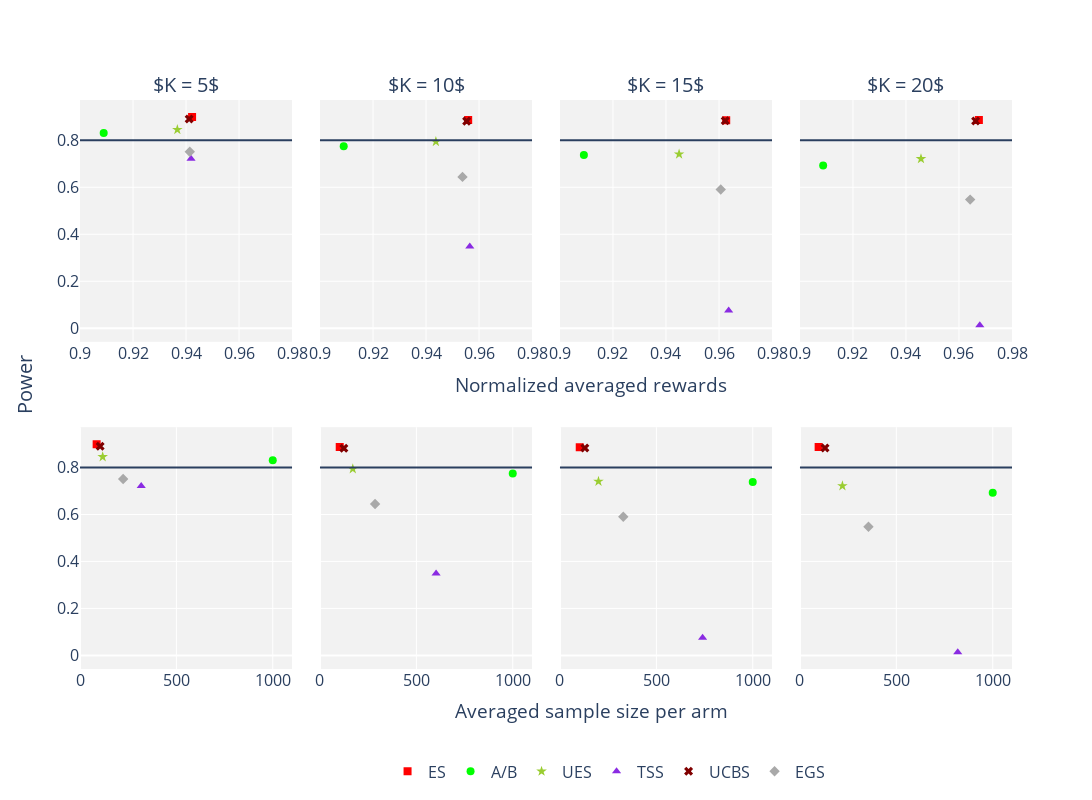

Write notebook code for a chart like this one.
### Code cell
df = pd.read_csv("res_sim_gauss_var_numarm.csv")
idx2key = {
    "0": r"$K = 5$",
    "1": r"$K = 10$",
    "2": r"$K = 15$",
    "3": r"$K = 20$",
}
algos = ["ES", "A/B", "UES", "TSS", "UCBS", "EGS"]
key2data = get_key2data(df, idx2key)
print(key2data)
fig = sd_return_fig(algos, key2data, 11, False, [[0.90, 0.98], [0, 1100]], 8)
fig.add_annotation(dict(
    font=dict(size=19),
    x=0.4,
    y=0.5,
    showarrow=False,
    text="Normalized averaged rewards",
    xanchor="left",
    xref="paper",
    yref="paper",
))
fig.add_annotation(dict(
    font=dict(size=19),
    x=0.4,
    y=-0.1,
    showarrow=False,
    text="Averaged sample size per arm",
    xanchor="left",
    xref="paper",
    yref="paper",
))

# print(fig.layout)
fig.show()
plotly.io.write_image(fig, 'sim_gauss_var_numarm.pdf', format='pdf')

### Figure 1 — Plotly figure (JSON) as saved in the notebook; plotly's stock layout.template omitted (floating-point values rounded to 4 significant figures)
{"data": [{"legendgroup": "ES", "marker": {"color": ["red"], "size": 8, "symbol": ["square"]}, "mode": "markers", "name": "ES", "orientation": "h", "showlegend": true, "type": "scatter", "x": [0.9423], "xaxis": "x", "y": [0.899], "yaxis": "y"}, {"legendgroup": "ES", "marker": {"color": ["red"], "size": 8, "symbol": ["square"]}, "mode": "markers", "name": "ES", "orientation": "h", "showlegend": false, "type": "scatter", "x": [86.4], "xaxis": "x5", "y": [0.899], "yaxis": "y5"}, {"legendgroup": "A/B", "marker": {"color": ["lime"], "size": 8, "symbol": ["circle"]}, "mode": "markers", "name": "A/B", "orientation": "h", "showlegend": true, "type": "scatter", "x": [0.9089], "xaxis": "x", "y": [0.8308], "yaxis": "y"}, {"legendgroup": "A/B", "marker": {"color": ["lime"], "size": 8, "symbol": ["circle"]}, "mode": "markers", "name": "A/B", "orientation": "h", "showlegend": false, "type": "scatter", "x": [1000], "xaxis": "x5", "y": [0.8308], "yaxis": "y5"}, {"legendgroup": "UES", "marker": {"color": ["yellowgreen"], "size": 8, "symbol": ["star"]}, "mode": "markers", "name": "UES", "orientation": "h", "showlegend": true, "type": "scatter", "x": [0.9367], "xaxis": "x", "y": [0.8454], "yaxis": "y"}, {"legendgroup": "UES", "marker": {"color": ["yellowgreen"], "size": 8, "symbol": ["star"]}, "mode": "markers", "name": "UES", "orientation": "h", "showlegend": false, "type": "scatter", "x": [117.6], "xaxis": "x5", "y": [0.8454], "yaxis": "y5"}, {"legendgroup": "TSS", "marker": {"color": ["blueviolet"], "size": 8, "symbol": ["triangle-up"]}, "mode": "markers", "name": "TSS", "orientation": "h", "showlegend": true, "type": "scatter", "x": [0.9419], "xaxis": "x", "y": [0.7214], "yaxis": "y"}, {"legendgroup": "TSS", "marker": {"color": ["blueviolet"], "size": 8, "symbol": ["triangle-up"]}, "mode": "markers", "name": "TSS", "orientation": "h", "showlegend": false, "type": "scatter", "x": [317.6], "xaxis": "x5", "y": [0.7214], "yaxis": "y5"}, {"legendgroup": "UCBS", "marker": {"color": ["maroon"], "size": 8, "symbol": ["x"]}, "mode": "markers", "name": "UCBS", "orientation": "h", "showlegend": true, "type": "scatter", "x": [0.9412], "xaxis": "x", "y": [0.891], "yaxis": "y"}, {"legendgroup": "UCBS", "marker": {"color": ["maroon"], "size": 8, "symbol": ["x"]}, "mode": "markers", "name": "UCBS", "orientation": "h", "showlegend": false, "type": "scatter", "x": [104.6], "xaxis": "x5", "y": [0.891], "yaxis": "y5"}, {"legendgroup": "EGS", "marker": {"color": ["darkgray"], "size": 8, "symbol": ["diamond"]}, "mode": "markers", "name": "EGS", "orientation": "h", "showlegend": true, "type": "scatter", "x": [0.9414], "xaxis": "x", "y": [0.7512], "yaxis": "y"}, {"legendgroup": "EGS", "marker": {"color": ["darkgray"], "size": 8, "symbol": ["diamond"]}, "mode": "markers", "name": "EGS", "orientation": "h", "showlegend": false, "type": "scatter", "x": [223.8], "xaxis": "x5", "y": [0.7512], "yaxis": "y5"}, {"legendgroup": "ES", "marker": {"color": ["red"], "size": 8, "symbol": ["square"]}, "mode": "markers", "name": "ES", "orientation": "h", "showlegend": false, "type": "scatter", "x": [0.9559], "xaxis": "x2", "y": [0.887], "yaxis": "y2"}, {"legendgroup": "ES", "marker": {"color": ["red"], "size": 8, "symbol": ["square"]}, "mode": "markers", "name": "ES", "orientation": "h", "showlegend": false, "type": "scatter", "x": [102.4], "xaxis": "x6", "y": [0.887], "yaxis": "y6"}, {"legendgroup": "A/B", "marker": {"color": ["lime"], "size": 8, "symbol": ["circle"]}, "mode": "markers", "name": "A/B", "orientation": "h", "showlegend": false, "type": "scatter", "x": [0.909], "xaxis": "x2", "y": [0.7748], "yaxis": "y2"}, {"legendgroup": "A/B", "marker": {"color": ["lime"], "size": 8, "symbol": ["circle"]}, "mode": "markers", "name": "A/B", "orientation": "h", "showlegend": false, "type": "scatter", "x": [1000], "xaxis": "x6", "y": [0.7748], "yaxis": "y6"}, {"legendgroup": "UES", "marker": {"color": ["yellowgreen"], "size": 8, "symbol": ["star"]}, "mode": "markers", "name": "UES", "orientation": "h", "showlegend": false, "type": "scatter", "x": [0.9437], "xaxis": "x2", "y": [0.7942], "yaxis": "y2"}, {"legendgroup": "UES", "marker": {"color": ["yellowgreen"], "size": 8, "symbol": ["star"]}, "mode": "markers", "name": "UES", "orientation": "h", "showlegend": false, "type": "scatter", "x": [170.2], "xaxis": "x6", "y": [0.7942], "yaxis": "y6"}, {"legendgroup": "TSS", "marker": {"color": ["blueviolet"], "size": 8, "symbol": ["triangle-up"]}, "mode": "markers", "name": "TSS", "orientation": "h", "showlegend": false, "type": "scatter", "x": [0.9565], "xaxis": "x2", "y": [0.3484], "yaxis": "y2"}, {"legendgroup": "TSS", "marker": {"color": ["blueviolet"], "size": 8, "symbol": ["triangle-up"]}, "mode": "markers", "name": "TSS", "orientation": "h", "showlegend": false, "type": "scatter", "x": [602.3], "xaxis": "x6", "y": [0.3484], "yaxis": "y6"}, {"legendgroup": "UCBS", "marker": {"color": ["maroon"], "size": 8, "symbol": ["x"]}, "mode": "markers", "name": "UCBS", "orientation": "h", "showlegend": false, "type": "scatter", "x": [0.9553], "xaxis": "x2", "y": [0.8818], "yaxis": "y2"}, {"legendgroup": "UCBS", "marker": {"color": ["maroon"], "size": 8, "symbol": ["x"]}, "mode": "markers", "name": "UCBS", "orientation": "h", "showlegend": false, "type": "scatter", "x": [123.9], "xaxis": "x6", "y": [0.8818], "yaxis": "y6"}, {"legendgroup": "EGS", "marker": {"color": ["darkgray"], "size": 8, "symbol": ["diamond"]}, "mode": "markers", "name": "EGS", "orientation": "h", "showlegend": false, "type": "scatter", "x": [0.9538], "xaxis": "x2", "y": [0.6444], "yaxis": "y2"}, {"legendgroup": "EGS", "marker": {"color": ["darkgray"], "size": 8, "symbol": ["diamond"]}, "mode": "markers", "name": "EGS", "orientation": "h", "showlegend": false, "type": "scatter", "x": [285.8], "xaxis": "x6", "y": [0.6444], "yaxis": "y6"}, {"legendgroup": "ES", "marker": {"color": ["red"], "size": 8, "symbol": ["square"]}, "mode": "markers", "name": "ES", "orientation": "h", "showlegend": false, "type": "scatter", "x": [0.9627], "xaxis": "x3", "y": [0.886], "yaxis": "y3"}, {"legendgroup": "ES", "marker": {"color": ["red"], "size": 8, "symbol": ["square"]}, "mode": "markers", "name": "ES", "orientation": "h", "showlegend": false, "type": "scatter", "x": [102.5], "xaxis": "x7", "y": [0.886], "yaxis": "y7"}, {"legendgroup": "A/B", "marker": {"color": ["lime"], "size": 8, "symbol": ["circle"]}, "mode": "markers", "name": "A/B", "orientation": "h", "showlegend": false, "type": "scatter", "x": [0.909], "xaxis": "x3", "y": [0.738], "yaxis": "y3"}, {"legendgroup": "A/B", "marker": {"color": ["lime"], "size": 8, "symbol": ["circle"]}, "mode": "markers", "name": "A/B", "orientation": "h", "showlegend": false, "type": "scatter", "x": [1000], "xaxis": "x7", "y": [0.738], "yaxis": "y7"}, {"legendgroup": "UES", "marker": {"color": ["yellowgreen"], "size": 8, "symbol": ["star"]}, "mode": "markers", "name": "UES", "orientation": "h", "showlegend": false, "type": "scatter", "x": [0.9449], "xaxis": "x3", "y": [0.741], "yaxis": "y3"}, {"legendgroup": "UES", "marker": {"color": ["yellowgreen"], "size": 8, "symbol": ["star"]}, "mode": "markers", "name": "UES", "orientation": "h", "showlegend": false, "type": "scatter", "x": [199.7], "xaxis": "x7", "y": [0.741], "yaxis": "y7"}, {"legendgroup": "TSS", "marker": {"color": ["blueviolet"], "size": 8, "symbol": ["triangle-up"]}, "mode": "markers", "name": "TSS", "orientation": "h", "showlegend": false, "type": "scatter", "x": [0.9636], "xaxis": "x3", "y": [0.0752], "yaxis": "y3"}, {"legendgroup": "TSS", "marker": {"color": ["blueviolet"], "size": 8, "symbol": ["triangle-up"]}, "mode": "markers", "name": "TSS", "orientation": "h", "showlegend": false, "type": "scatter", "x": [739.9], "xaxis": "x7", "y": [0.0752], "yaxis": "y7"}, {"legendgroup": "UCBS", "marker": {"color": ["maroon"], "size": 8, "symbol": ["x"]}, "mode": "markers", "name": "UCBS", "orientation": "h", "showlegend": false, "type": "scatter", "x": [0.9623], "xaxis": "x3", "y": [0.8832], "yaxis": "y3"}, {"legendgroup": "UCBS", "marker": {"color": ["maroon"], "size": 8, "symbol": ["x"]}, "mode": "markers", "name": "UCBS", "orientation": "h", "showlegend": false, "type": "scatter", "x": [129], "xaxis": "x7", "y": [0.8832], "yaxis": "y7"}, {"legendgroup": "EGS", "marker": {"color": ["darkgray"], "size": 8, "symbol": ["diamond"]}, "mode": "markers", "name": "EGS", "orientation": "h", "showlegend": false, "type": "scatter", "x": [0.9607], "xaxis": "x3", "y": [0.5906], "yaxis": "y3"}, {"legendgroup": "EGS", "marker": {"color": ["darkgray"], "size": 8, "symbol": ["diamond"]}, "mode": "markers", "name": "EGS", "orientation": "h", "showlegend": false, "type": "scatter", "x": [328.4], "xaxis": "x7", "y": [0.5906], "yaxis": "y7"}, {"legendgroup": "ES", "marker": {"color": ["red"], "size": 8, "symbol": ["square"]}, "mode": "markers", "name": "ES", "orientation": "h", "showlegend": false, "type": "scatter", "x": [0.9675], "xaxis": "x4", "y": [0.887], "yaxis": "y4"}, {"legendgroup": "ES", "marker": {"color": ["red"], "size": 8, "symbol": ["square"]}, "mode": "markers", "name": "ES", "orientation": "h", "showlegend": false, "type": "scatter", "x": [96.85], "xaxis": "x8", "y": [0.887], "yaxis": "y8"}, {"legendgroup": "A/B", "marker": {"color": ["lime"], "size": 8, "symbol": ["circle"]}, "mode": "markers", "name": "A/B", "orientation": "h", "showlegend": false, "type": "scatter", "x": [0.9087], "xaxis": "x4", "y": [0.6924], "yaxis": "y4"}, {"legendgroup": "A/B", "marker": {"color": ["lime"], "size": 8, "symbol": ["circle"]}, "mode": "markers", "name": "A/B", "orientation": "h", "showlegend": false, "type": "scatter", "x": [1000], "xaxis": "x8", "y": [0.6924], "yaxis": "y8"}, {"legendgroup": "UES", "marker": {"color": ["yellowgreen"], "size": 8, "symbol": ["star"]}, "mode": "markers", "name": "UES", "orientation": "h", "showlegend": false, "type": "scatter", "x": [0.9457], "xaxis": "x4", "y": [0.7216], "yaxis": "y4"}, {"legendgroup": "UES", "marker": {"color": ["yellowgreen"], "size": 8, "symbol": ["star"]}, "mode": "markers", "name": "UES", "orientation": "h", "showlegend": false, "type": "scatter", "x": [220.2], "xaxis": "x8", "y": [0.7216], "yaxis": "y8"}, {"legendgroup": "TSS", "marker": {"color": ["blueviolet"], "size": 8, "symbol": ["triangle-up"]}, "mode": "markers", "name": "TSS", "orientation": "h", "showlegend": false, "type": "scatter", "x": [0.9679], "xaxis": "x4", "y": [0.0132], "yaxis": "y4"}, {"legendgroup": "TSS", "marker": {"color": ["blueviolet"], "size": 8, "symbol": ["triangle-up"]}, "mode": "markers", "name": "TSS", "orientation": "h", "showlegend": false, "type": "scatter", "x": [818.6], "xaxis": "x8", "y": [0.0132], "yaxis": "y8"}, {"legendgroup": "UCBS", "marker": {"color": ["maroon"], "size": 8, "symbol": ["x"]}, "mode": "markers", "name": "UCBS", "orientation": "h", "showlegend": false, "type": "scatter", "x": [0.9663], "xaxis": "x4", "y": [0.8828], "yaxis": "y4"}, {"legendgroup": "UCBS", "marker": {"color": ["maroon"], "size": 8, "symbol": ["x"]}, "mode": "markers", "name": "UCBS", "orientation": "h", "showlegend": false, "type": "scatter", "x": [130.1], "xaxis": "x8", "y": [0.8828], "yaxis": "y8"}, {"legendgroup": "EGS", "marker": {"color": ["darkgray"], "size": 8, "symbol": ["diamond"]}, "mode": "markers", "name": "EGS", "orientation": "h", "showlegend": false, "type": "scatter", "x": [0.9642], "xaxis": "x4", "y": [0.5478], "yaxis": "y4"}, {"legendgroup": "EGS", "marker": {"color": ["darkgray"], "size": 8, "symbol": ["diamond"]}, "mode": "markers", "name": "EGS", "orientation": "h", "showlegend": false, "type": "scatter", "x": [355.4], "xaxis": "x8", "y": [0.5478], "yaxis": "y8"}], "layout": {"annotations": [{"font": {"size": 20}, "showarrow": false, "text": "$K = 5$", "x": 0.1138, "xanchor": "center", "xref": "paper", "y": 1, "yanchor": "bottom", "yref": "paper"}, {"font": {"size": 20}, "showarrow": false, "text": "$K = 10$", "x": 0.3712, "xanchor": "center", "xref": "paper", "y": 1, "yanchor": "bottom", "yref": "paper"}, {"font": {"size": 20}, "showarrow": false, "text": "$K = 15$", "x": 0.6288, "xanchor": "center", "xref": "paper", "y": 1, "yanchor": "bottom", "yref": "paper"}, {"font": {"size": 20}, "showarrow": false, "text": "$K = 20$", "x": 0.8862, "xanchor": "center", "xref": "paper", "y": 1, "yanchor": "bottom", "yref": "paper"}, {"font": {"size": 20}, "showarrow": false, "text": "Power", "textangle": -90, "x": 0, "xanchor": "right", "xref": "paper", "xshift": -40, "y": 0.5, "yanchor": "middle", "yref": "paper"}, {"font": {"size": 19}, "showarrow": false, "text": "Normalized averaged rewards", "x": 0.4, "xanchor": "left", "xref": "paper", "y": 0.5, "yref": "paper"}, {"font": {"size": 19}, "showarrow": false, "text": "Averaged sample size per arm", "x": 0.4, "xanchor": "left", "xref": "paper", "y": -0.1, "yref": "paper"}], "font": {"size": 16}, "height": 800, "legend": {"orientation": "h", "x": 0.33, "y": -0.15}, "plot_bgcolor": "rgb(242,242,242)", "shapes": [{"type": "line", "x0": 0, "x1": 1, "xref": "x domain", "y0": 0.8, "y1": 0.8, "yref": "y"}, {"type": "line", "x0": 0, "x1": 1, "xref": "x2 domain", "y0": 0.8, "y1": 0.8, "yref": "y2"}, {"type": "line", "x0": 0, "x1": 1, "xref": "x3 domain", "y0": 0.8, "y1": 0.8, "yref": "y3"}, {"type": "line", "x0": 0, "x1": 1, "xref": "x4 domain", "y0": 0.8, "y1": 0.8, "yref": "y4"}, {"type": "line", "x0": 0, "x1": 1, "xref": "x5 domain", "y0": 0.8, "y1": 0.8, "yref": "y5"}, {"type": "line", "x0": 0, "x1": 1, "xref": "x6 domain", "y0": 0.8, "y1": 0.8, "yref": "y6"}, {"type": "line", "x0": 0, "x1": 1, "xref": "x7 domain", "y0": 0.8, "y1": 0.8, "yref": "y7"}, {"type": "line", "x0": 0, "x1": 1, "xref": "x8 domain", "y0": 0.8, "y1": 0.8, "yref": "y8"}], "width": 1600, "xaxis": {"anchor": "y", "domain": [0, 0.2275], "range": [0.9, 0.98], "type": "linear"}, "xaxis2": {"anchor": "y2", "domain": [0.2575, 0.485], "range": [0.9, 0.98], "type": "linear"}, "xaxis3": {"anchor": "y3", "domain": [0.515, 0.7425], "range": [0.9, 0.98], "type": "linear"}, "xaxis4": {"anchor": "y4", "domain": [0.7725, 1], "range": [0.9, 0.98], "type": "linear"}, "xaxis5": {"anchor": "y5", "domain": [0, 0.2275], "range": [0, 1100], "type": "linear"}, "xaxis6": {"anchor": "y6", "domain": [0.2575, 0.485], "range": [0, 1100], "type": "linear"}, "xaxis7": {"anchor": "y7", "domain": [0.515, 0.7425], "range": [0, 1100], "type": "linear"}, "xaxis8": {"anchor": "y8", "domain": [0.7725, 1], "range": [0, 1100], "type": "linear"}, "yaxis": {"anchor": "x", "autorange": true, "domain": [0.575, 1], "range": [-0.05971, 0.9719], "type": "linear"}, "yaxis2": {"anchor": "x2", "autorange": true, "domain": [0.575, 1], "matches": "y", "range": [-0.05971, 0.9719], "showticklabels": false, "type": "linear"}, "yaxis3": {"anchor": "x3", "autorange": true, "domain": [0.575, 1], "matches": "y", "range": [-0.05971, 0.9719], "showticklabels": false, "type": "linear"}, "yaxis4": {"anchor": "x4", "autorange": true, "domain": [0.575, 1], "matches": "y", "range": [-0.05971, 0.9719], "showticklabels": false, "type": "linear"}, "yaxis5": {"anchor": "x5", "autorange": true, "domain": [0, 0.425], "range": [-0.05971, 0.9719], "type": "linear"}, "yaxis6": {"anchor": "x6", "autorange": true, "domain": [0, 0.425], "matches": "y5", "range": [-0.05971, 0.9719], "showticklabels": false, "type": "linear"}, "yaxis7": {"anchor": "x7", "autorange": true, "domain": [0, 0.425], "matches": "y5", "range": [-0.05971, 0.9719], "showticklabels": false, "type": "linear"}, "yaxis8": {"anchor": "x8", "autorange": true, "domain": [0, 0.425], "matches": "y5", "range": [-0.05971, 0.9719], "showticklabels": false, "type": "linear"}}}
